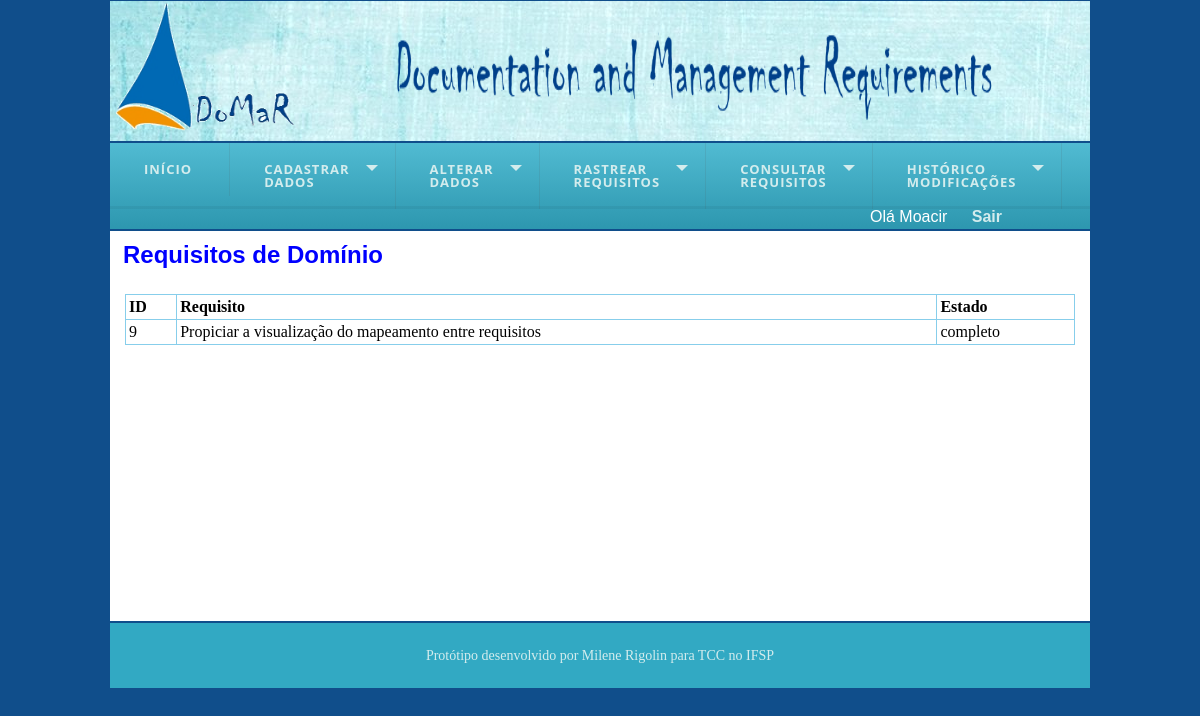
The page /mon_tipo_dominio.php (signed in) on the database its author committed.
### tables this page shows
CREATE TABLE `requisito` (
  `id` int(11) NOT NULL AUTO_INCREMENT,
  `texto_req` varchar(3000) NOT NULL,
  `descricao` varchar(300) DEFAULT NULL,
  `data` datetime NOT NULL,
  `categoria` varchar(100) DEFAULT NULL,
  `tipo` varchar(100) DEFAULT NULL,
  `estado` varchar(100) DEFAULT NULL,
  `prioridade` varchar(100) DEFAULT NULL,
  `origem_id` int(11) NOT NULL,
  `usuario_id_cliente` int(11) NOT NULL,
  `usuario_id_funcionario` int(11) NOT NULL,
  `titulo_req` varchar(80) NOT NULL,
  `id_user_alteracao` int(11) DEFAULT NULL,
  `ultima_alteracao` datetime DEFAULT NULL,
  PRIMARY KEY (`id`),
  KEY `fk_requisito_origem1_idx` (`origem_id`),
  KEY `fk_requisito_usuario1_idx` (`usuario_id_cliente`),
  KEY `fk_requisito_usuario2_idx` (`usuario_id_funcionario`),
  KEY `fk_requisito_id_user_alteracao` (`id_user_alteracao`),
  CONSTRAINT `fk_requisito_origem1` FOREIGN KEY (`origem_id`) REFERENCES `origem` (`id`) ON DELETE NO ACTION ON UPDATE NO ACTION
);

### mon_tipo_dominio.php (the view, shortened to what this page needs)
<?php
	include "template/topo.php";
?>
<div id = "content">
  <?php
		if($con){
			$sql = "select * from requisito WHERE tipo= 'dominio'";
			$rs = mysqli_query($con, $sql);
			if($rs){?>
				<h2> Requisitos de Domínio </h2><center>
				<table  align = "center">
					<tr align = "left">
						<th>ID</th>
						<th>Requisito</th>
						<th>Estado</th>
					</tr>
				<?php
					while ($valor = mysqli_fetch_array($rs)){
						echo "<tr align = 'center'>
								<td> ".$valor["id"]."</td>
								<td> ".$valor["texto_req"]."</td>
								<td> ".$valor["estado"]."</td>
							</tr>";
					}
					echo "</table></center>";
			}
			else{
				echo "Erro de Consulta de requisito: ".mysqli_error($con);
			}
		}
		else{
			echo "Erro de conexão: ".mysqli_error($con);
		}
 ?>
</div>
<?php
	include "template/rodape.php";
?>

### css/formatacao.css (style rules this page uses)
* { border: 0px; margin: 0px; }
body { background-color: #104E8B; }
#content { background:#FFFFFF; height: 380px; width: 970px; margin-top: 2px; margin-bottom: 2px; padding-top: 10px; padding-left: 5px; padding-right: 5px; float: right; overflow:auto; }
h2, h3 { color: #0000FF; font-family: Arial,Helvetica,sans-serif; padding-left: 8px; }
table, td, th, tr { border: 1px solid #87CEEB; border-collapse: collapse; padding: 3px; margin-top: 25px; text-align: left; }
table { width: 950px; }

### rows shown on the page
requisito: id "9", texto_req "Propiciar a visualização do mapeamento entre requisitos", estado "completo"

### other values the page prints
$_SESSION['nome'] "Moacir"
